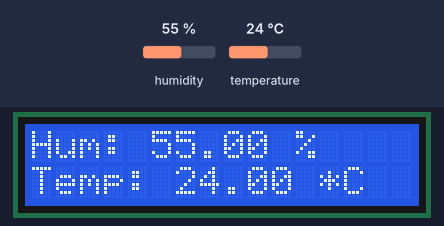
Simulated run of this sketch. Board: Arduino Uno, built with avr-gcc and run on an emulated ATmega328P. On the bench: 16×2 character LCD. Inputs (shaded band) come from the test bench; at power-on: humidity 55 %, temperature 24 °C.

Above: at 1.2 s.
1.3 s: humidity set to 22 %
At 2.5 s:
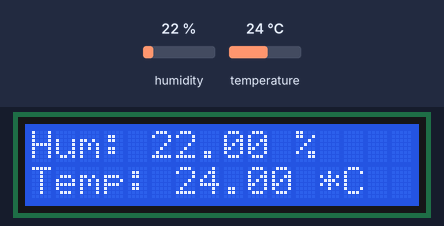
4.1 s: temperature set to 12 °C
At 5.2 s:
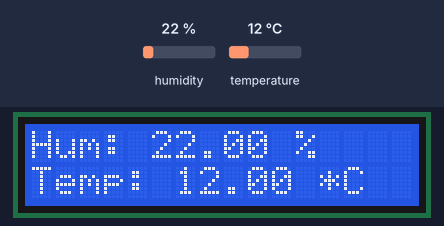
6.9 s: humidity set to 40 %
At 9.3 s:
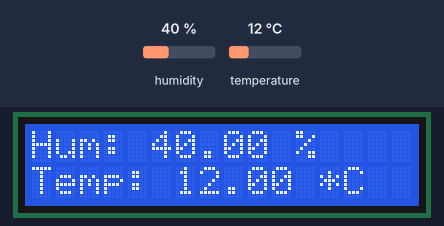
9.8 s: temperature set to 19 °C
At 10.8 s:
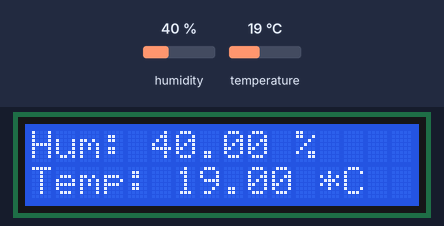
Timing chart, 0 to 12.8 s (numbered marks = the images above; inputs shaded):
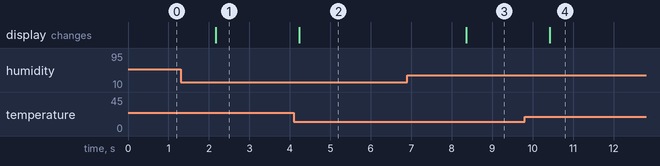

The sketch:

exercise_code.ino
```cpp
#include <LiquidCrystal_I2C.h>
#include "DHT.h"

#define DHTPIN 2
#define DHTTYPE DHT22

DHT dht(DHTPIN,DHTTYPE);

LiquidCrystal_I2C lcd(0x27,16,2);

void setup()
{
  lcd.init();
  lcd.backlight();
  lcd.setCursor(0,0);
  lcd.print("DHT");
  dht.begin();
}
void loop()
{
  float h = dht.readHumidity();
  float t = dht.readTemperature();

  if(isnan(t) || isnan(h))
  {
    lcd.clear();
    lcd.setCursor(0,0);
    lcd.print("can't get reading");
    lcd.setCursor(0,1);
    lcd.print("from DHT");
  }
  else
  {
    lcd.clear();
    lcd.setCursor(0,0);
    lcd.print("Hum: ");
    lcd.print(h);
    lcd.print(" %");
    lcd.setCursor(0,1);
    lcd.print("Temp: ");
    lcd.print(t);
    lcd.print(" *C");
  }
  delay(1000);
}
```

Measured:
- after the input at 1.3 s, the display: changes after 0.87 s (image 1)
- after the input at 4.1 s, the display: changes after 0.13 s (image 2)
- after the input at 6.9 s, the display: changes after 1.5 s (image 3)
- after the input at 9.8 s, the display: changes after 0.62 s (image 4)
